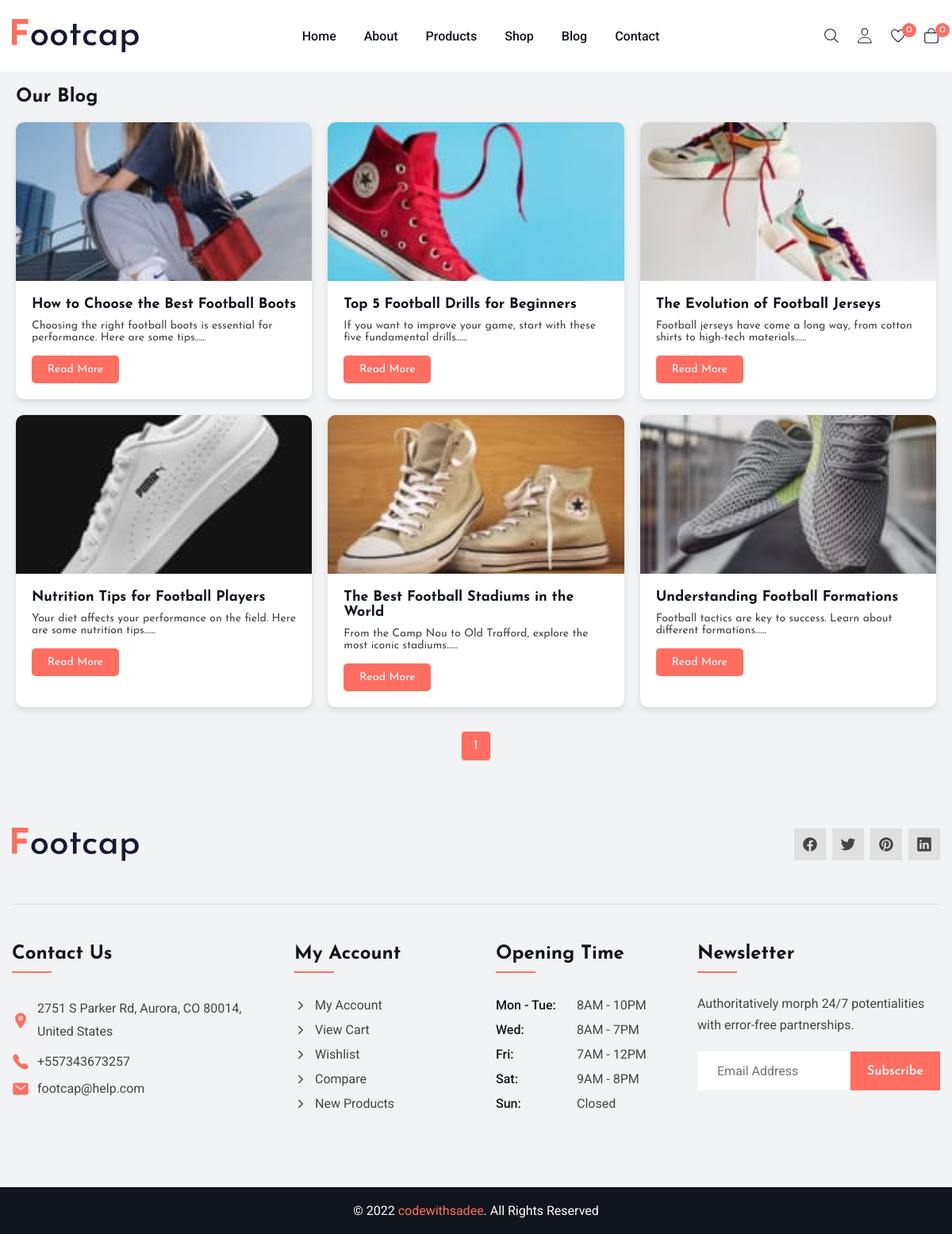
The app's page /blog.php (signed in) with its own data.
### tables this page shows
CREATE TABLE `blog_posts` (
  `post_id` int(11) NOT NULL,
  `title` varchar(255) NOT NULL,
  `content` text NOT NULL,
  `image_url` varchar(255) NOT NULL,
  `created_at` timestamp NOT NULL DEFAULT current_timestamp()
);

### blog.php (the view, shortened to what this page needs)
<?php
require_once 'pdo.php';
$posts_per_page = 6;
$page = isset($_GET['page']) ? (int)$_GET['page'] : 1;
$offset = ($page - 1) * $posts_per_page;
$sql = "SELECT * FROM blog_posts ORDER BY created_at DESC LIMIT :limit OFFSET :offset";
$stmt = $pdo->prepare($sql);
$stmt->bindValue(':limit', $posts_per_page, PDO::PARAM_INT);
$stmt->bindValue(':offset', $offset, PDO::PARAM_INT);
$stmt->execute();
$blog_posts = $stmt->fetchAll();
$total_posts_sql = "SELECT COUNT(*) FROM blog_posts";
$total_posts_stmt = $pdo->query($total_posts_sql);
$total_posts = $total_posts_stmt->fetchColumn();
$total_pages = ceil($total_posts / $posts_per_page);
?>
<!DOCTYPE html>
<html lang="en">
<head>
    <link rel="stylesheet" href="./assets/css/style.css" />
</head>
<body>
    <header class="header" data-header>
        <div class="container">
            <a href="index.php" class="logo">
                <img
                    src="./assets/images/logo.svg"
                    width="160"
                    height="50"
                    alt="Footcap logo" />
            </a>
            <nav class="navbar" data-navbar>
                <ul class="navbar-list">
                    <li class="navbar-item">
                        <a href="index.php" class="navbar-link">Home</a>
                    </li>
                    <li class="navbar-item">
                        <a href="about.php" class="navbar-link">About</a>
                    </li>
                    <li class="navbar-item">
                        <a href="products.php" class="navbar-link">Products</a>
                    </li>
                    <li class="navbar-item">
                        <a href="shop.php" class="navbar-link">Shop</a>
                    </li>
                    <li class="navbar-item">
                        <a href="blog.php" class="navbar-link">Blog</a>
                    </li>
                    <li class="navbar-item">
                        <a href="contact.php" class="navbar-link">Contact</a>
                    </li>
                </ul>
                <ul class="nav-action-list">
                    <li>
                        <button class="nav-action-btn" onclick="window.location.href='search.php';">
                            <ion-icon name="search-outline" aria-hidden="true"></ion-icon>
                        </button>
                    </li>
                    <li class="profile-dropdown">
                        <a href="profil.php" class="nav-action-btn">
                            <ion-icon name="person-outline" aria-hidden="true"></ion-icon>
                        </a>
                    </li>
                    <li>
                        <button class="nav-action-btn">
                            <ion-icon name="heart-outline" aria-hidden="true"></ion-icon>
                            <data class="nav-action-badge" value="<?php echo isset($_SESSION['wishlist']) ? count($_SESSION['wishlist']) : 0; ?>" aria-hidden="true">
                                <?php echo isset($_SESSION['wishlist']) ? count($_SESSION['wishlist']) : 0; ?>
                            </data>
                        </button>
                    </li>
                    <li>
                        <a href="bag.php" class="nav-action-btn">
                            <ion-icon name="bag-outline" aria-hidden="true"></ion-icon>
                            <data class="nav-action-badge" value="<?php echo isset($_SESSION['cart']) ? count($_SESSION['cart']) : 0; ?>" aria-hidden="true">
                                <?php echo isset($_SESSION['cart']) ? count($_SESSION['cart']) : 0; ?>
                            </data>
                        </a>
                    </li>
                </ul>
            </nav>
        </div>
    </header>
    <main>
        <div class="blog-container">
            <h2>Our Blog</h2>
            <div class="blog-list">
                <?php foreach ($blog_posts as $post): ?>
                    <div class="blog-post">
                        <img src="<?php echo $post['image_url']; ?>" alt="<?php echo $post['title']; ?>" />
                        <div class="post-content">
                            <h3 class="post-title"><?php echo $post['title']; ?></h3>
                            <p class="post-excerpt"><?php echo substr($post['content'], 0, 150) . '...'; ?></p>
                            <a href="blog-post.php?id=<?php echo $post['post_id']; ?>" class="read-more-btn">Read More</a>
                        </div>
                    </div>
                <?php endforeach; ?>
            </div>
            <div class="pagination">
                <?php for ($i = 1; $i <= $total_pages; $i++): ?>
                    <a
                        href="blog.php?page=<?php echo $i; ?>"
                        class="<?php echo $i === $page ? 'current-page' : ''; ?>">
                        <?php echo $i; ?>
                    </a>
                <?php endfor; ?>
            </div>
        </div>
    </main>
    <footer class="footer">
        <div class="footer-top section">
            <div class="container">
                <div class="footer-brand">
                    <a href="index.html" class="logo">
                        <img
                            src="./assets/images/logo.svg"
                            width="160"
                            height="50"
                            alt="Footcap logo" />
                    </a>
                    <ul class="social-list">
                        <li>
                            <a href="#" class="social-link">
                                <ion-icon name="logo-facebook"></ion-icon>
                            </a>
                        </li>
                        <li>
                            <a href="#" class="social-link">
                                <ion-icon name="logo-twitter"></ion-icon>
                            </a>
                        </li>
                        <li>
                            <a href="#" class="social-link">
                                <ion-icon name="logo-pinterest"></ion-icon>
                            </a>
                        </li>
                        <li>
                            <a href="#" class="social-link">
                                <ion-icon name="logo-linkedin"></ion-icon>
                            </a>
                        </li>
                    </ul>
                </div>
                <div class="footer-link-box">
                    <ul class="footer-list">
                        <li>
                            <p class="footer-list-title">Contact Us</p>
                        </li>
                        <li>
                            <address class="footer-link">
                                <ion-icon name="location"></ion-icon>
                                <span class="footer-link-text">
                                    2751 S Parker Rd, Aurora, CO 80014, United States
                                </span>
                            </address>
                        </li>
                        <li>
                            <a href="tel:+557343673257" class="footer-link">
                                <ion-icon name="call"></ion-icon>
                                <span class="footer-link-text">+557343673257</span>
                            </a>
                        </li>
                        <li>
                            <a href="mailto:footcap@help.com" class="footer-link">
                                <ion-icon name="mail"></ion-icon>
                                <span class="footer-link-text">footcap@help.com</span>
                            </a>
                        </li>
                    </ul>
                    <ul class="footer-list">
                        <li>
                            <p class="footer-list-title">My Account</p>
                        </li>
                        <li>
                            <a href="#" class="footer-link">
                                <ion-icon name="chevron-forward-outline"></ion-icon>
                                <span class="footer-link-text">My Account</span>
                            </a>
                        </li>
                        <li>
                            <a href="#" class="footer-link">
                                <ion-icon name="chevron-forward-outline"></ion-icon>
                                <span class="footer-link-text">View Cart</span>
                            </a>
                        </li>
                        <li>
                            <a href="#" class="footer-link">
                                <ion-icon name="chevron-forward-outline"></ion-icon>
                                <span class="footer-link-text">Wishlist</span>
                            </a>
                        </li>
                        <li>
                            <a href="#" class="footer-link">
                                <ion-icon name="chevron-forward-outline"></ion-icon>
                                <span class="footer-link-text">Compare</span>
                            </a>
                        </li>
                        <li>
                            <a href="#" class="footer-link">
                                <ion-icon name="chevron-forward-outline"></ion-icon>
                                <span class="footer-link-text">New Products</span>
                            </a>
                        </li>
                    </ul>
                    <div class="footer-list">
                        <p class="footer-list-title">Opening Time</p>
                        <table class="footer-table">
                            <tbody>
                                <tr class="table-row">
                                    <th class="table-head" scope="row">Mon - Tue:</th>
                                    <td class="table-data">8AM - 10PM</td>
                                </tr>
                                <tr class="table-row">
                                    <th class="table-head" scope="row">Wed:</th>
                                    <td class="table-data">8AM - 7PM</td>
                                </tr>
                                <tr class="table-row">
                                    <th class="table-head" scope="row">Fri:</th>
                                    <td class="table-data">7AM - 12PM</td>
                                </tr>
                                <tr class="table-row">
                                    <th class="table-head" scope="row">Sat:</th>
                                    <td class="table-data">9AM - 8PM</td>
                                </tr>
                                <tr class="table-row">
                                    <th class="table-head" scope="row">Sun:</th>
                                    <td class="table-data">Closed</td>
                                </tr>
                            </tbody>
                        </table>
                    </div>
                    <div class="footer-list">
                        <p class="footer-list-title">Newsletter</p>
                        <p class="newsletter-text">
                            Authoritatively morph 24/7 potentialities with error-free
                            partnerships.
                        </p>
                        <form action="" class="newsletter-form">
                            <input
                                type="email"
                                name="email"
                                required
                                placeholder="Email Address"
                                class="newsletter-input" />
                            <button type="submit" class="btn btn-primary">Subscribe</button>
                        </form>
                    </div>
                </div>
            </div>
        </div>
        <div class="footer-bottom">
            <div class="container">
                <p class="copyright">
                    &copy; 2022 <a href="#" class="copyright-link">codewithsadee</a>.
                    All Rights Reserved
                </p>
            </div>
        </div>
    </footer>
</body>
</html>

### blog.php (style rules this page uses)
body { background: var(--cultured); padding-top: 90px; margin: 0; }
.blog-container { max-width: 1200px; margin: 0 auto; padding: 20px; }
.blog-container h2 { font-size: 2.4rem; color: var(--rich-black-fogra-29); margin-bottom: 20px; }
.blog-list { display: grid; grid-template-columns: repeat(auto-fit, minmax(300px, 1fr)); gap: 20px; }
.blog-post { background: var(--white); border-radius: 10px; box-shadow: 0 4px 8px rgba(0, 0, 0, 0.1); overflow: hidden; transition: transform 0.3s ease; }
.blog-post img { width: 100%; height: 200px; object-fit: cover; }
.blog-post .post-content { padding: 20px; }
.blog-post .post-title { font-size: 1.8rem; color: var(--rich-black-fogra-29); margin-bottom: 10px; }
.blog-post .post-excerpt { font-size: 1.4rem; color: var(--onyx); margin-bottom: 15px; }
.blog-post .read-more-btn { display: inline-block; padding: 10px 20px; background: var(--bittersweet); color: var(--white); font-size: 1.4rem; text-decoration: none; border-radius: 5px; transition: background 0.3s ease; }
.pagination { display: flex; justify-content: center; margin-top: 30px; gap: 10px; }
.pagination a { padding: 10px 15px; background: var(--white); color: var(--rich-black-fogra-29); border: 1px solid var(--gainsboro); border-radius: 5px; text-decoration: none; transition: background 0.3s ease; }
.pagination .current-page { background: var(--bittersweet); color: var(--white); }
.profile-dropdown { position: relative; display: inline-block; }

### records on screen
blog_posts: image_url (picture), title "How to Choose the Best Football Boots", content "Choosing the right football boots is essential for performance. Here are some tips..."
blog_posts: image_url (picture), title "Top 5 Football Drills for Beginners", content "If you want to improve your game, start with these five fundamental drills..."
blog_posts: image_url (picture), title "The Evolution of Football Jerseys", content "Football jerseys have come a long way, from cotton shirts to high-tech materials..."
blog_posts: image_url (picture), title "Nutrition Tips for Football Players", content "Your diet affects your performance on the field. Here are some nutrition tips..."
blog_posts: image_url (picture), title "The Best Football Stadiums in the World", content "From the Camp Nou to Old Trafford, explore the most iconic stadiums..."
blog_posts: image_url (picture), title "Understanding Football Formations", content "Football tactics are key to success. Learn about different formations..."
